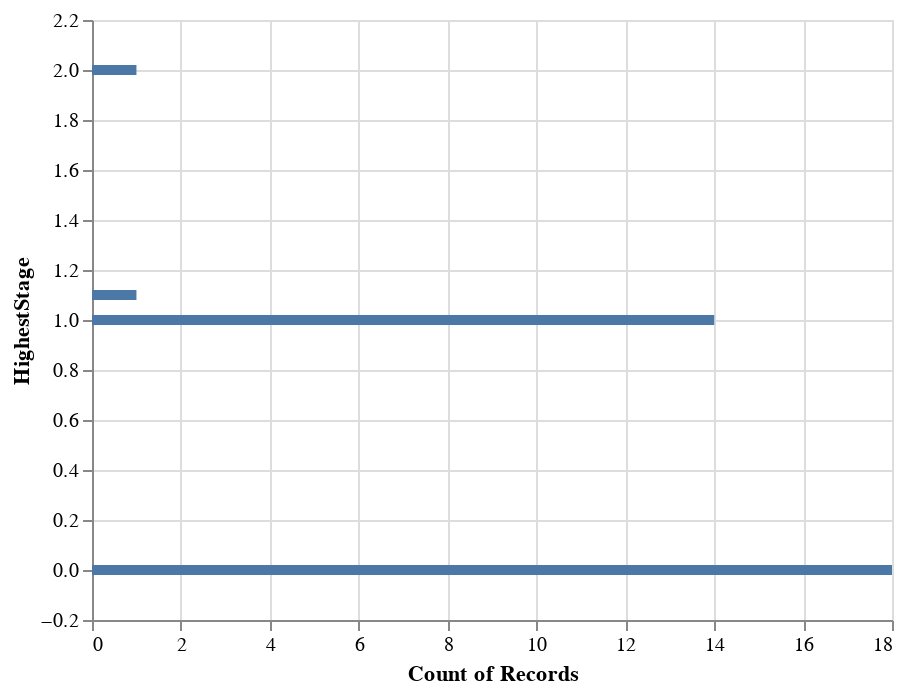

Write notebook code for a chart like this one.
### Code cell
alt.Chart(small_account).mark_bar().encode(
    alt.X('count()'),
    alt.Y('HighestStage')
)

### Figure 1 — Vega-Lite specification as saved in the notebook (floating-point values rounded to 4 significant figures)
{"config": {"view": {"continuousWidth": 400, "continuousHeight": 300}}, "data": {"name": "data-e2aa93b9d26474e464d17ca9478af96e"}, "mark": "bar", "encoding": {"x": {"type": "quantitative", "aggregate": "count"}, "y": {"type": "quantitative", "field": "HighestStage"}}, "$schema": "https://vega.github.io/schema/vega-lite/v4.8.1.json", "datasets": {"data-e2aa93b9d26474e464d17ca9478af96e": [{"Term": "2021 Summer", "Method": "Normal", "Reapply?": "no", "Cover": "no", "Account": "yes", "Date Applied": "2020-10-26T00:00:00", "ResVer": 1.0, "Company": "Riot Games", "Title": "Software Engineer Intern", "Stack": "C++", "Date Replied": "2020-10-27T00:00:00", "Stage 1": 1.0, "Stage 2": null, "Stage 3": null, "HighestStage": 1.0}, {"Term": "2021 Summer", "Method": "Normal", "Reapply?": "no", "Cover": "no", "Account": "yes", "Date Applied": "2020-11-10T00:00:00", "ResVer": 1.0, "Company": "LinkedIn", "Title": "SEi", "Stack": "Unclear", "Date Replied": "", "Stage 1": 0.0, "Stage 2": null, "Stage 3": null, "HighestStage": 0.0}, {"Term": "2021 Summer", "Method": "Normal", "Reapply?": "no", "Cover": "no", "Account": "yes", "Date Applied": "2021-01-02T00:00:00", "ResVer": 4.0, "Company": "(HP) Hewlett Packard Enterprise", "Title": "SEI", "Stack": "Unclear", "Date Replied": "2021-02-16T00:00:00", "Stage 1": 1.0, "Stage 2": null, "Stage 3": null, "HighestStage": 1.0}, {"Term": "2021 Fall", "Method": "Normal", "Reapply?": "no", "Cover": "no", "Account": "yes", "Date Applied": "2021-01-02T00:00:00", "ResVer": 4.0, "Company": "Tesla", "Title": "SEI", "Stack": "Unclear", "Date Replied": "", "Stage 1": 0.0, "Stage 2": null, "Stage 3": null, "HighestStage": 0.0}, {"Term": "2021 Summer", "Method": "Normal", "Reapply?": "no", "Cover": "no", "Account": "yes", "Date Applied": "2021-01-13T00:00:00", "ResVer": 6.0, "Company": "salesforce", "Title": "Data Engineer- Intelligence", "Stack": "Cloud", "Date Replied": "2021-02-02T00:00:00", "Stage 1": 1.0, "Stage 2": null, "Stage 3": null, "HighestStage": 1.0}, {"Term": "2021 Summer", "Method": "Normal", "Reapply?": "no", "Cover": "no", "Account": "yes", "Date Applied": "2021-01-13T00:00:00", "ResVer": 6.0, "Company": "Johnson&Johnson", "Title": "SEI- Robotics", "Stack": "C++", "Date Replied": "2021-01-15T00:00:00", "Stage 1": 1.0, "Stage 2": null, "Stage 3": null, "HighestStage": 1.0}, {"Term": "2021 Summer", "Method": "handshake", "Reapply?": "no", "Cover": "no", "Account": "yes", "Date Applied": "2021-01-13T00:00:00", "ResVer": 6.0, "Company": "Handshake", "Title": "SEI- Full-Stack", "Stack": "JS", "Date Replied": "", "Stage 1": 0.0, "Stage 2": null, "Stage 3": null, "HighestStage": 0.0}, {"Term": "2021 Summer", "Method": "Normal", "Reapply?": "no", "Cover": "no", "Account": "yes", "Date Applied": "2021-01-13T00:00:00", "ResVer": 6.0, "Company": "Commscope", "Title": "SEI", "Stack": "Unclear", "Date Replied": "", "Stage 1": 0.0, "Stage 2": null, "Stage 3": null, "HighestStage": 0.0}, {"Term": "2021 Summer", "Method": "Normal", "Reapply?": "no", "Cover": "no", "Account": "yes", "Date Applied": "2021-01-14T00:00:00", "ResVer": 6.0, "Company": "URBN", "Title": "SEI", "Stack": "Core", "Date Replied": "2021-01-19T00:00:00", "Stage 1": 2.0, "Stage 2": 1.0, "Stage 3": null, "HighestStage": 2.0}, {"Term": "2021 Summer", "Method": "Normal", "Reapply?": "no", "Cover": "no", "Account": "yes", "Date Applied": "2021-01-14T00:00:00", "ResVer": 6.0, "Company": "Dolby", "Title": "SEI", "Stack": "C++", "Date Replied": "", "Stage 1": 0.0, "Stage 2": null, "Stage 3": null, "HighestStage": 0.0}, {"Term": "2021 Summer", "Method": "Normal", "Reapply?": "no", "Cover": "no", "Account": "yes", "Date Applied": "2021-01-19T00:00:00", "ResVer": 6.0, "Company": "Ansys", "Title": "SDI- Testing", "Stack": "Core", "Date Replied": "2021-03-02T00:00:00", "Stage 1": 1.0, "Stage 2": null, "Stage 3": null, "HighestStage": 1.0}, {"Term": "2021 Summer", "Method": "Normal", "Reapply?": "no", "Cover": "no", "Account": "yes", "Date Applied": "2021-01-20T00:00:00", "ResVer": 7.0, "Company": "Amazon", "Title": "SEI- LEAP", "Stack": "Core", "Date Replied": "", "Stage 1": 0.0, "Stage 2": null, "Stage 3": null, "HighestStage": 0.0}, {"Term": "2021 Summer", "Method": "Normal", "Reapply?": "no", "Cover": "no", "Account": "yes", "Date Applied": "2021-01-30T00:00:00", "ResVer": 7.0, "Company": "Intel", "Title": "SEI- Validation", "Stack": "Testing", "Date Replied": "2021-03-30T00:00:00", "Stage 1": 1.0, "Stage 2": null, "Stage 3": null, "HighestStage": 1.0}, {"Term": "2021 Summer", "Method": "Normal", "Reapply?": "no", "Cover": "no", "Account": "yes", "Date Applied": "2021-01-30T00:00:00", "ResVer": 7.0, "Company": "Masimo", "Title": "SEI", "Stack": "Core", "Date Replied": "2021-03-19T00:00:00", "Stage 1": 1.0, "Stage 2": null, "Stage 3": null, "HighestStage": 1.0}, {"Term": "2021 Summer", "Method": "Normal", "Reapply?": "no", "Cover": "no", "Account": "yes", "Date Applied": "2021-01-30T00:00:00", "ResVer": 7.0, "Company": "Viasat", "Title": "SEI", "Stack": "Core", "Date Replied": "2021-02-01T00:00:00", "Stage 1": 1.0, "Stage 2": null, "Stage 3": null, "HighestStage": 1.0}, {"Term": "2021 Summer", "Method": "Normal", "Reapply?": "no", "Cover": "no", "Account": "yes", "Date Applied": "2021-01-30T00:00:00", "ResVer": 7.0, "Company": "HBOMax", "Title": "SEI", "Stack": "Core", "Date Replied": "", "Stage 1": 0.0, "Stage 2": null, "Stage 3": null, "HighestStage": 0.0}, {"Term": "2021 Summer", "Method": "Normal", "Reapply?": "no", "Cover": "no", "Account": "yes", "Date Applied": "2021-01-30T00:00:00", "ResVer": 7.0, "Company": "LitePoint", "Title": "SEI", "Stack": "Testing", "Date Replied": "", "Stage 1": 0.0, "Stage 2": null, "Stage 3": null, "HighestStage": 0.0}, {"Term": "2021 Summer", "Method": "Normal", "Reapply?": "no", "Cover": "no", "Account": "yes", "Date Applied": "2021-02-01T00:00:00", "ResVer": 8.0, "Company": "Mercari", "Title": "SEI", "Stack": "Core", "Date Replied": "2021-02-12T00:00:00", "Stage 1": 1.0, "Stage 2": null, "Stage 3": null, "HighestStage": 1.0}, {"Term": "2021 Summer", "Method": "Normal", "Reapply?": "no", "Cover": "no", "Account": "yes", "Date Applied": "2021-02-03T00:00:00", "ResVer": 8.0, "Company": "Intuit", "Title": "SEI", "Stack": "Core", "Date Replied": "", "Stage 1": 0.0, "Stage 2": null, "Stage 3": null, "HighestStage": 0.0}, {"Term": "2021 Summer", "Method": "Normal", "Reapply?": "no", "Cover": "no", "Account": "yes", "Date Applied": "2021-02-03T00:00:00", "ResVer": 8.0, "Company": "CDKGlobal", "Title": "DSI", "Stack": "DS", "Date Replied": "", "Stage 1": 0.0, "Stage 2": null, "Stage 3": null, "HighestStage": 0.0}, {"Term": "2021 Summer", "Method": "Normal", "Reapply?": "no", "Cover": "no", "Account": "yes", "Date Applied": "2021-02-07T00:00:00", "ResVer": 8.0, "Company": "Zebra", "Title": "SEI", "Stack": "Core", "Date Replied": "2021-03-10T00:00:00", "Stage 1": 1.0, "Stage 2": null, "Stage 3": null, "HighestStage": 1.0}, {"Term": "2021 Summer", "Method": "Normal", "Reapply?": "no", "Cover": "no", "Account": "yes", "Date Applied": "2021-02-07T00:00:00", "ResVer": 8.0, "Company": "Comcast", "Title": "SEI- SDI", "Stack": "Test", "Date Replied": "2021-02-10T00:00:00", "Stage 1": 1.0, "Stage 2": null, "Stage 3": null, "HighestStage": 1.0}, {"Term": "2021 Spring", "Method": "Normal", "Reapply?": "no", "Cover": "no", "Account": "yes", "Date Applied": "2021-02-07T00:00:00", "ResVer": null, "Company": "Signify", "Title": "SDI", "Stack": "Core", "Date Replied": "2021-02-08T00:00:00", "Stage 1": 1.0, "Stage 2": null, "Stage 3": null, "HighestStage": 1.0}, {"Term": "2021 Summer", "Method": "Normal", "Reapply?": "no", "Cover": "no", "Account": "yes", "Date Applied": "2021-02-08T00:00:00", "ResVer": 8.0, "Company": "Wish", "Title": "SEI", "Stack": "Core", "Date Replied": "", "Stage 1": 0.0, "Stage 2": null, "Stage 3": null, "HighestStage": 0.0}, {"Term": "2021 Summer", "Method": "Normal", "Reapply?": "no", "Cover": "no", "Account": "yes", "Date Applied": "2021-02-08T00:00:00", "ResVer": 8.0, "Company": "COX", "Title": "SEI", "Stack": "Unclear", "Date Replied": "", "Stage 1": 0.0, "Stage 2": null, "Stage 3": null, "HighestStage": 0.0}, {"Term": "2021 Summer", "Method": "Normal", "Reapply?": "no", "Cover": "no", "Account": "yes", "Date Applied": "2021-02-13T00:00:00", "ResVer": 8.0, "Company": "Cisco", "Title": "SEI", "Stack": "Core", "Date Replied": "2021-02-13T00:00:00", "Stage 1": 1.1, "Stage 2": 0.0, "Stage 3": null, "HighestStage": 1.1}, {"Term": "2021 Summer", "Method": "Normal", "Reapply?": "no", "Cover": "no", "Account": "yes", "Date Applied": "2021-02-13T00:00:00", "ResVer": 8.0, "Company": "Expedia Group", "Title": "SEI", "Stack": "Core", "Date Replied": "2021-03-08T00:00:00", "Stage 1": 1.0, "Stage 2": null, "Stage 3": null, "HighestStage": 1.0}, {"Term": "????", "Method": "Normal", "Reapply?": "no", "Cover": "no", "Account": "yes", "Date Applied": "2021-02-13T00:00:00", "ResVer": 8.0, "Company": "Heico", "Title": "SEI", "Stack": "C++", "Date Replied": "", "Stage 1": 0.0, "Stage 2": null, "Stage 3": null, "HighestStage": 0.0}, {"Term": "2021 Summer", "Method": "Normal", "Reapply?": "no", "Cover": "no", "Account": "yes", "Date Applied": "2021-02-13T00:00:00", "ResVer": 8.0, "Company": "MITRE", "Title": "SEI", "Stack": "Core", "Date Replied": "", "Stage 1": 0.0, "Stage 2": null, "Stage 3": null, "HighestStage": 0.0}, {"Term": "2021 Summer", "Method": "Normal", "Reapply?": "no", "Cover": "no", "Account": "yes", "Date Applied": "2021-02-13T00:00:00", "ResVer": 8.0, "Company": "Thomsom Reuters SS", "Title": "SEI", "Stack": "DA", "Date Replied": "", "Stage 1": 0.0, "Stage 2": null, "Stage 3": null, "HighestStage": 0.0}, {"Term": "2021 Summer", "Method": "Normal", "Reapply?": "no", "Cover": "no", "Account": "yes", "Date Applied": "2021-02-13T00:00:00", "ResVer": 8.0, "Company": "AT&T- Xandr", "Title": "SEI- Virtual", "Stack": "Python", "Date Replied": "", "Stage 1": 0.0, "Stage 2": null, "Stage 3": null, "HighestStage": 0.0}, {"Term": "2021 Summer", "Method": "Normal", "Reapply?": "no", "Cover": "no", "Account": "yes", "Date Applied": "2021-02-19T00:00:00", "ResVer": 8.0, "Company": "Homesite", "Title": "SDI", "Stack": "Core", "Date Replied": "", "Stage 1": 0.0, "Stage 2": null, "Stage 3": null, "HighestStage": 0.0}, {"Term": "2021 Summer", "Method": "Normal", "Reapply?": "no", "Cover": "no", "Account": "yes", "Date Applied": "2021-03-09T00:00:00", "ResVer": 9.0, "Company": "PluralSight", "Title": "SEI", "Stack": "Core", "Date Replied": "2021-03-18T00:00:00", "Stage 1": 1.0, "Stage 2": null, "Stage 3": null, "HighestStage": 1.0}, {"Term": "2021 Summer", "Method": "Normal", "Reapply?": "no", "Cover": "no", "Account": "yes", "Date Applied": "2021-03-09T00:00:00", "ResVer": 9.0, "Company": "Bristol Myers Squibb", "Title": "Statistical Programming Intern", "Stack": "Core", "Date Replied": "", "Stage 1": 0.0, "Stage 2": null, "Stage 3": null, "HighestStage": 0.0}]}}
